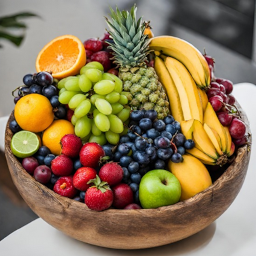
//> input picture cap7/frutas.png, 256 x 256 px
$ ./colorspace_custom frutas.png   (built with g++ and OpenCV 4)
//> lines starting //> are read from the running program, lines starting //| are printed output that depends on the picture
#include <iostream>
#include <opencv2/opencv.hpp>

int main(int argc, char** argv) {

    cv::Mat image, imageColor;

    if (argc != 2) {
        std::cerr << "Uso: " << argv[0] << " <Image_Path>\n";
        return -1;
    }

    // Abre a imagem em tons de cinza
    image = cv::imread(argv[1], cv::IMREAD_GRAYSCALE);
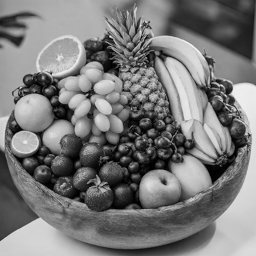
//> image: 256 rows x 256 cols, CV_8UC1; min 0, max 246, mean 121.2

    if (image.empty()) {
        std::cerr << "Nao abriu " << argv[1] << std::endl;
        return -1;
    }

    // Cria uma LUT com 256 cores
    // 256 linhas x 1 coluna, 3 canais (BGR)
    cv::Mat colormap(256, 1, CV_8UC3);

    for (int i = 0; i < 256; i++) {

        uchar B, G, R;

        if (i < 64) {
            // Azul escuro -> Azul
            B = 80 + i * 175 / 63;
            G = 0;
            R = 0;
        }
        else if (i < 128) {
            // Azul -> Roxo
            B = 255;
            G = 0;
            R = (i - 64) * 180 / 63;
        }
        else if (i < 192) {
            // Roxo -> Vermelho
            B = 255 - (i - 128) * 255 / 63;
            G = 0;
            R = 180 + (i - 128) * 75 / 63;
        }
        else {
            // Vermelho -> Amarelo
            B = 0;
            G = (i - 192) * 255 / 63;
            R = 255;
        }

        colormap.at<cv::Vec3b>(i, 0) = cv::Vec3b(B, G, R);
    }

    // Aplica o colormap personalizado
    cv::applyColorMap(image, imageColor, colormap);
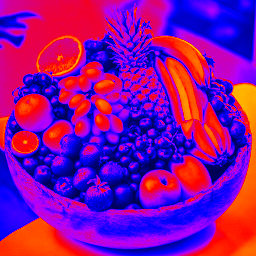
//> imageColor: 256 rows x 256 cols, CV_8UC3; mean B, G, R 156.7, 10.2, 136.9

    // Exibe a imagem original
    cv::namedWindow("Imagem original", cv::WINDOW_NORMAL);
    cv::imshow("Imagem original", image);

    // Exibe a imagem colorida
    cv::namedWindow("Colormap personalizado", cv::WINDOW_NORMAL);
    cv::imshow("Colormap personalizado", imageColor);

    cv::waitKey(0);

    return 0;
}
